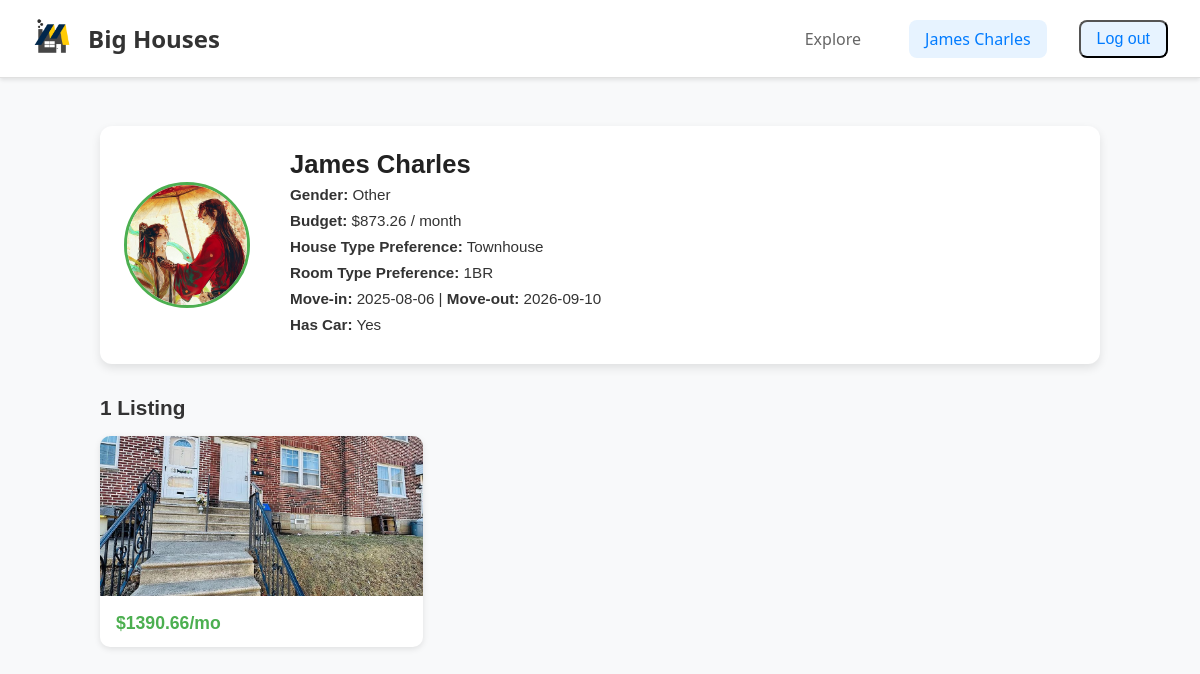
Before: /users/jcharles/ (signed in) with the older database file.
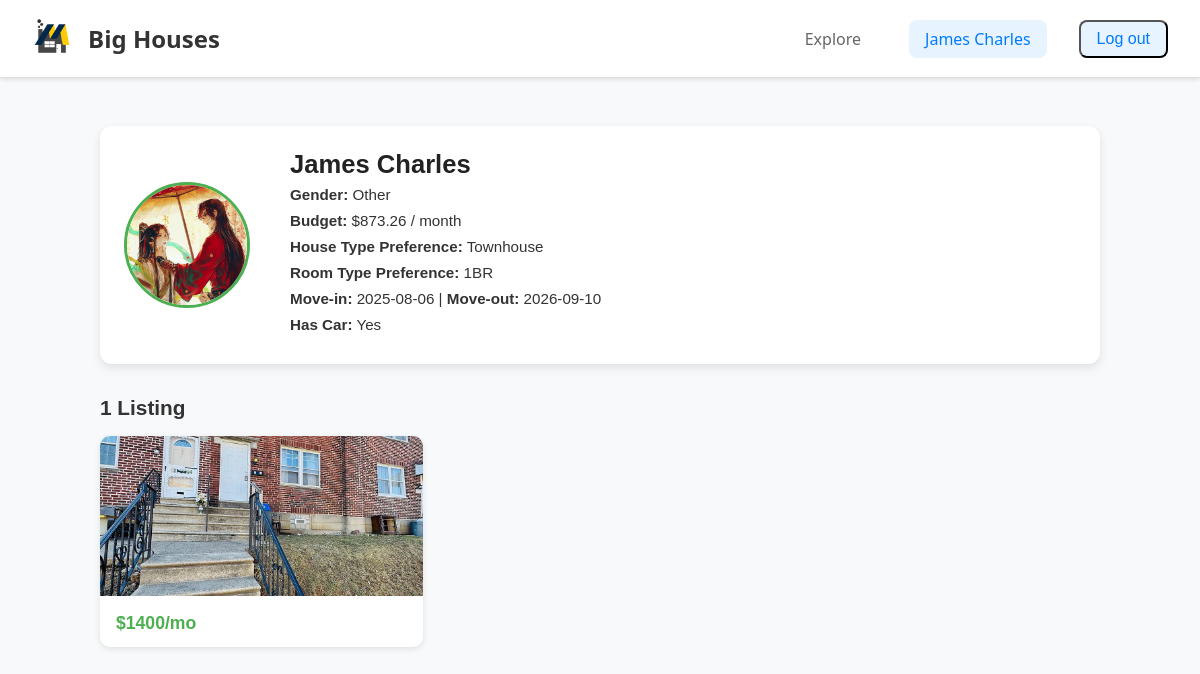
After: the same page with the newer database file.
### tables this page shows
CREATE TABLE users (
    uniqname          VARCHAR(10) PRIMARY KEY,
    gender            VARCHAR(10), -- M/F/Other
    name              VARCHAR(100),
    phone_number      VARCHAR(20),
    budget            DECIMAL(10,2),
    preferred_location VARCHAR(100), -- not used!
    house_type_pref   VARCHAR(50),   -- Apartment, Dorm, House, Townhouse
    room_type_pref    VARCHAR(50),   -- Studio, 1BR, Shared, etc.
    move_in_date      DATE, -- Month/Year
    move_out_date     DATE, -- Month/Year
    grad_month        INT,
    grad_year         INT,
    password          VARCHAR(20),
    img_url           VARCHAR(100), 
    car               INT
);

CREATE TABLE posts (
    housing_id      INT PRIMARY KEY,
    contact_student_uniqname VARCHAR(10),
    street_address  VARCHAR(255),
    city            VARCHAR(100),
    state           VARCHAR(50),
    zip_code        VARCHAR(20),
    latitude        DECIMAL(9,6),
    longitude       DECIMAL(9,6),
    monthly_rent    DECIMAL(10,2),
    house_type      VARCHAR(50),   -- Apartment, Dorm, House, Townhouse
    room_type       VARCHAR(50),   -- Studio, 1BR, 2BR, Shared
    gender          VARCHAR(50),   -- All Girls, All Boys, Mixed
    availability_start DATE,
    availability_end   DATE,
    distance_to_campus DECIMAL(5,2),
    wifi_included           BOOLEAN,
    laundry         BOOLEAN,
    parking         BOOLEAN,
    pets_allowed    BOOLEAN,
    furnished       BOOLEAN,
    weed_friendly   BOOLEAN, 
    smoking_friendly BOOLEAN,
    drinking_friendly   BOOLEAN,
    air_conditioning BOOLEAN,
    heating BOOLEAN, 
    utilities_included BOOLEAN,
    distance_from_campus FLOAT, 
    FOREIGN KEY (contact_student_uniqname) REFERENCES users(uniqname)
);

### bigHouses/views/user.py (the view)
@bigHouses.app.route('/users/<username>/')
def show_user(username):
    if 'username' not in flask.session:
        return flask.redirect(flask.url_for('show_login'))
    connection = bigHouses.model.get_db()
    logname = flask.session.get('username')
    cur_user = connection.execute(
        "SELECT * "
        "FROM users "
        "WHERE uniqname = ? ",
        (username, )
    )
    user = cur_user.fetchone()
    if user is None:
        flask.abort(404)
    student = dict(user)
    cur_post = connection.execute(
        "SELECT street_address, monthly_rent, house_type, housing_id "
        "FROM posts "
        "WHERE contact_student_uniqname = ? ",
        (username, )
    ).fetchall()
    post_list = []
    for post in cur_post:
        images = connection.execute(
            "SELECT img_url FROM images WHERE housing_id = ? ORDER BY img_order ASC",
            (post["housing_id"],)
        ).fetchall()
        post_dict = dict(post)
        post_dict["images"] = ["/uploads/" + img["img_url"] for img in images]
        post_list.append(post_dict)
    context = {
        "logname": logname,
        "student": user,
        "posts": post_list
    }
    return flask.render_template("user.html", **context)

### bigHouses/model.py (called while the page is built)
def dict_factory(cursor, row):
    return {col[0]: row[idx] for idx, col in enumerate(cursor.description)}

def get_db():
    if 'sqlite_db' not in flask.g:
        db_filename = bigHouses.app.config['DATABASE_FILENAME']
        flask.g.sqlite_db = sqlite3.connect(str(db_filename))
        flask.g.sqlite_db.row_factory = dict_factory
        flask.g.sqlite_db.execute("PRAGMA foreign_keys = ON")
    return flask.g.sqlite_db

### bigHouses/templates/user.html (shortened to what this page needs)
<!DOCTYPE html>
<html lang="en">
<head>
    <link rel="stylesheet" href="{{ url_for('static', filename='css/style.css') }}">
</head>
<body>
    {% include "add_post.html" %}
    <header class="header">
        <div class="header-left">
            <a href="/"> <img src="{{ url_for('static', filename='images/logo.png') }}" alt="Logo"> </a>
            <h2>Big Houses</h2>
        </div>
        <div class="header-right">
            <a href="/explore/" class="nav-link">Explore</a>
            <a href="/users/{{ logname }}/" class="nav-link active">{{ logname }}</a>
            <form action="/accounts/logout/" method="POST" style="display:inline;">
                <button type="submit" class="nav-link active">Log out</button>
            </form>
        </div>
    </header>
    <main class="profile-container">
        <section class="student-info">
            <div class="profile-header">
                <img src="{{ url_for('uploaded_file', filename=student.img_url) }}" alt="Profile Pic" class="profile-pic">
                <div class="profile-details">
                    <h2>{{ student.name }}</h2>
                    <p><strong>Gender:</strong> {{ student.gender }}</p>
                    <p><strong>Budget:</strong> ${{ student.budget }} / month</p>
                    <p><strong>House Type Preference:</strong> {{ student.house_type_pref }}</p>
                    <p><strong>Room Type Preference:</strong> {{ student.room_type_pref }}</p>
                    <p><strong>Move-in:</strong> {{ student.move_in_date }} | <strong>Move-out:</strong> {{ student.move_out_date }}</p>
                    <p><strong>Has Car:</strong> {% if student.car %}Yes{% else %}No{% endif %}</p>
                </div>
            </div>
        </section>
        <section class="housing-grid">
            <h3>{{ posts|length }} Listing{{ 's' if posts|length != 1 else '' }}</h3>
            {% if posts %}
                <div class="grid">
                    {% for post in posts %}
                        <a href="/posts/{{ post.housing_id }}" class="housing-card">
                            <img src="{{ post.images[0] }}" alt="House Image">
                            <div class="card-body">
                                <h4>${{ post.monthly_rent }}/mo</h4>
                            </div>
                        </a>
                    {% endfor %}
                </div>
            {% else %}
                <h4>No listings yet.</h4>
            {% endif %}
        </section>
    </main>
</body>
</html>

### bigHouses/templates/add_post.html (shortened to what this page needs)
<!DOCTYPE html>
<html lang="en">
<head>
    <link rel="stylesheet" href="{{ url_for('static', filename='/css/style.css') }}">
</head>
<body>
</body>

### bigHouses/static/css/style.css (style rules this page uses)
.profile-pic { width: auto; height: 3rem; margin-right: 1rem; }
.header { display: flex; align-items: center; justify-content: space-between; padding: 1rem 2rem; background-color: #fff; border-bottom: 1px solid #e0e0e0; box-shadow: 0 2px 4px rgba(0,0,0,0.1); }
.header-left { display: flex; align-items: center; gap: 1rem; }
.header-left img { height: 2.5rem; width: auto; }
.header-left h2 { margin: 0; color: #333; font-size: 1.5rem; font-weight: 600; }
.header-right { display: flex; align-items: center; gap: 2rem; }
.nav-link { text-decoration: none; color: #666; font-weight: 500; font-size: 1rem; padding: 0.5rem 1rem; border-radius: 0.5rem; transition: all 0.3s ease; }
.nav-link.active { color: #007bff; background-color: #e7f3ff; }
body { margin: 0; padding: 0; font-family: 'Segoe UI', Tahoma, Geneva, Verdana, sans-serif; background-color: #f8f9fa; }
.profile-container { max-width: 1000px; margin: 2rem auto; padding: 1rem; font-family: Arial, sans-serif; color: #333; }
.student-info { background: #fff; border-radius: 12px; padding: 1.5rem; margin-bottom: 2rem; box-shadow: 0 4px 10px rgba(0,0,0,0.1); position: relative; }
.profile-header { display: flex; align-items: center; gap: 1.5rem; }
.profile-pic { width: 120px; height: 120px; object-fit: cover; border-radius: 50%; border: 3px solid #4CAF50; }
.profile-details h2 { margin: 0; font-size: 1.6rem; font-weight: bold; color: #222; }
.profile-details p { margin: 0.3rem 0; font-size: 0.95rem; line-height: 1.4; }
.housing-grid { margin-top: 2rem; }
.housing-grid h3 { margin-bottom: 1rem; font-size: 1.3rem; font-weight: bold; }
.grid { display: grid; grid-template-columns: repeat(auto-fill, minmax(240px, 1fr)); gap: 1rem; }
.housing-card { background: #fff; border-radius: 10px; overflow: hidden; text-decoration: none; color: inherit; box-shadow: 0 2px 6px rgba(0,0,0,0.1); transition: transform 0.2s ease, box-shadow 0.2s ease; }
.housing-card img { width: 100%; height: 160px; object-fit: cover; }
.card-body { padding: 0.8rem 1rem; }
.card-body h4 { margin: 0; font-size: 1.1rem; font-weight: bold; color: #4CAF50; }

Changed rows visible on the page:
changed posts: monthly_rent "1390.66" → "1400"
